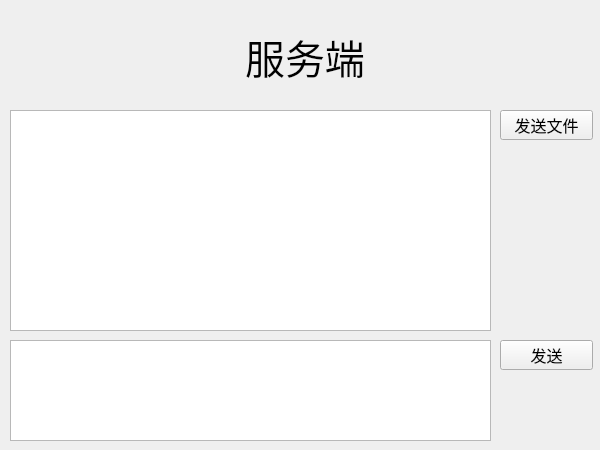
<?xml version="1.0" encoding="UTF-8"?>
<ui version="4.0">
 <class>ServerWidget</class>
 <widget class="QWidget" name="ServerWidget">
  <property name="geometry">
   <rect>
    <x>0</x>
    <y>0</y>
    <width>600</width>
    <height>450</height>
   </rect>
  </property>
  <property name="sizePolicy">
   <sizepolicy hsizetype="Ignored" vsizetype="Ignored">
    <horstretch>0</horstretch>
    <verstretch>0</verstretch>
   </sizepolicy>
  </property>
  <property name="minimumSize">
   <size>
    <width>600</width>
    <height>450</height>
   </size>
  </property>
  <property name="maximumSize">
   <size>
    <width>600</width>
    <height>450</height>
   </size>
  </property>
  <property name="windowTitle">
   <string>ClientWidget</string>
  </property>
  <widget class="QPushButton" name="btn_Send">
   <property name="geometry">
    <rect>
     <x>500</x>
     <y>110</y>
     <width>93</width>
     <height>30</height>
    </rect>
   </property>
   <property name="font">
    <font>
     <family>楷体</family>
     <pointsize>12</pointsize>
    </font>
   </property>
   <property name="text">
    <string>发送文件</string>
   </property>
  </widget>
  <widget class="QTextEdit" name="textEdit">
   <property name="geometry">
    <rect>
     <x>10</x>
     <y>110</y>
     <width>481</width>
     <height>221</height>
    </rect>
   </property>
   <property name="readOnly">
    <bool>true</bool>
   </property>
  </widget>
  <widget class="QLabel" name="label">
   <property name="enabled">
    <bool>true</bool>
   </property>
   <property name="geometry">
    <rect>
     <x>230</x>
     <y>30</y>
     <width>150</width>
     <height>52</height>
    </rect>
   </property>
   <property name="sizePolicy">
    <sizepolicy hsizetype="Preferred" vsizetype="Preferred">
     <horstretch>0</horstretch>
     <verstretch>0</verstretch>
    </sizepolicy>
   </property>
   <property name="font">
    <font>
     <family>华文行楷</family>
     <pointsize>30</pointsize>
    </font>
   </property>
   <property name="text">
    <string>服务端</string>
   </property>
   <property name="alignment">
    <set>Qt::AlignCenter</set>
   </property>
  </widget>
  <widget class="QTextEdit" name="textEdit_2">
   <property name="geometry">
    <rect>
     <x>10</x>
     <y>340</y>
     <width>481</width>
     <height>101</height>
    </rect>
   </property>
   <property name="font">
    <font>
     <family>楷体</family>
     <pointsize>12</pointsize>
    </font>
   </property>
   <property name="readOnly">
    <bool>false</bool>
   </property>
  </widget>
  <widget class="QPushButton" name="btn_Message">
   <property name="geometry">
    <rect>
     <x>500</x>
     <y>340</y>
     <width>93</width>
     <height>30</height>
    </rect>
   </property>
   <property name="font">
    <font>
     <family>楷体</family>
     <pointsize>12</pointsize>
    </font>
   </property>
   <property name="text">
    <string>发送</string>
   </property>
  </widget>
 </widget>
 <resources/>
 <connections/>
</ui>
